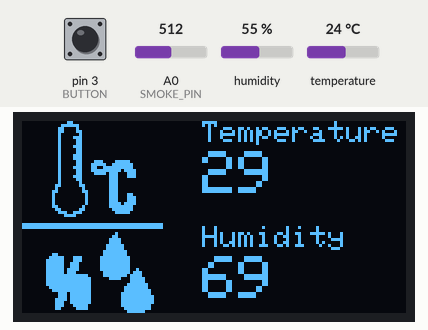
Recording of a sketch running on a simulated Arduino Uno, built with avr-gcc and run on an emulated ATmega328P. On the bench: 128×64 one-colour display. The inputs (shaded band) are chosen by the test bench; at power-on: pin 3 (BUTTON) HIGH, A0 (SMOKE_PIN) = 512, humidity 55 %, temperature 24 °C. Random numbers use the default seed unless the sketch sets one; what the sketch prints to the serial monitor is not drawn.

Above: at 3.2 s.
3.3 s: pin 3 (BUTTON) pulled LOW for 0.7 s
At 5.1 s:
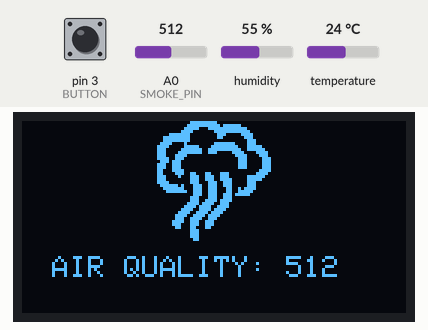
5.5 s: A0 (SMOKE_PIN) set to 716
At 5.9 s:
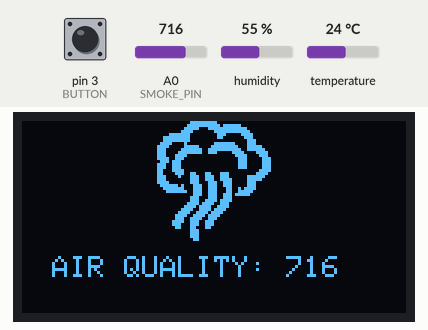
7.0 s: pin 3 (BUTTON) pulled LOW for 1 s
At 7.7 s:
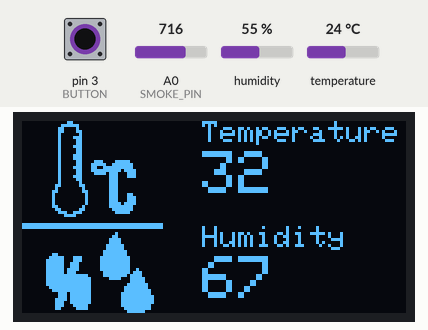
9.5 s: A0 (SMOKE_PIN) set to 900
At 10.3 s:
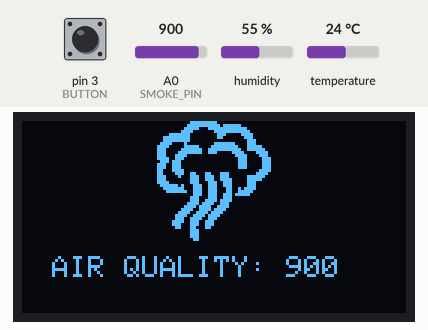
11.0 s: A0 (SMOKE_PIN) set to 0
At 12.1 s:
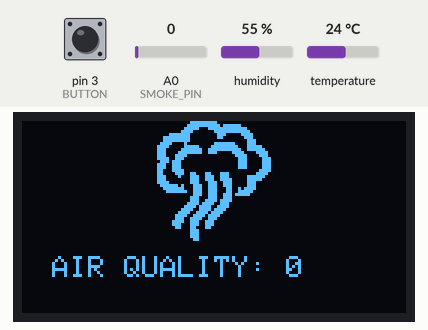
Timing chart, 0 to 13.7 s (numbered marks = the images above; inputs shaded):
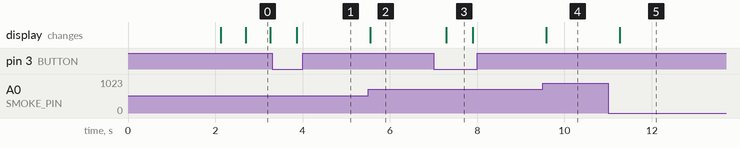

The sketch:

air_qauliity_monitor.ino
```cpp
#include <SoftwareSerial.h>
#include <Wire.h>
#include <Adafruit_GFX.h>
#include <Adafruit_SSD1306.h>
#include <dht.h>

dht DHT;

#define DHT11_PIN     2

SoftwareSerial Bluetooth(5, 4);

unsigned long prevTime = 0;
unsigned long BT_interval = 1500;

String BT_data;

#define SCREEN_WIDTH 128 // OLED display width, in pixels
#define SCREEN_HEIGHT 64 // OLED display height, in pixels
#define OLED_RESET     -1 // Reset pin # (or -1 if sharing Arduino reset pin)
#define SCREEN_ADDRESS 0x3C ///< See datasheet for Address; 0x3D for 128x64, 0x3C for 128x32
Adafruit_SSD1306 display(SCREEN_WIDTH, SCREEN_HEIGHT, &Wire, OLED_RESET);

#define BUTTON 3

#define SMOKE_PIN A0

int sensorRead;
int t;
int h;

int page = 0;

const unsigned char myBitmap [] PROGMEM = {
  0x00, 0x01, 0x80, 0x00, 0x00, 0x00, 0x00, 0x00, 0x00, 0x00, 0x00, 0x00, 0x00, 0x00, 0x00, 0x00,
  0x00, 0x07, 0xe0, 0x00, 0x00, 0x00, 0x00, 0x00, 0x00, 0x00, 0x00, 0x00, 0x00, 0x00, 0x00, 0x00,
  0x00, 0x0c, 0x20, 0x00, 0x00, 0x00, 0x00, 0x00, 0x00, 0x00, 0x00, 0x00, 0x00, 0x00, 0x00, 0x00,
  0x00, 0x0c, 0x30, 0x00, 0x00, 0x00, 0x00, 0x00, 0x00, 0x00, 0x00, 0x00, 0x00, 0x00, 0x00, 0x00,
  0x00, 0x08, 0x10, 0x00, 0x00, 0x00, 0x00, 0x00, 0x00, 0x00, 0x00, 0x00, 0x00, 0x00, 0x00, 0x00,
  0x00, 0x08, 0x70, 0x00, 0x00, 0x00, 0x00, 0x00, 0x00, 0x00, 0x00, 0x00, 0x00, 0x00, 0x00, 0x00,
  0x00, 0x08, 0x30, 0x00, 0x00, 0x00, 0x00, 0x00, 0x00, 0x00, 0x00, 0x00, 0x00, 0x00, 0x00, 0x00,
  0x00, 0x08, 0x30, 0x00, 0x00, 0x00, 0x00, 0x00, 0x00, 0x00, 0x00, 0x00, 0x00, 0x00, 0x00, 0x00,
  0x00, 0x08, 0x70, 0x00, 0x00, 0x00, 0x00, 0x00, 0x00, 0x00, 0x00, 0x00, 0x00, 0x00, 0x00, 0x00,
  0x00, 0x08, 0x30, 0x00, 0x00, 0x00, 0x00, 0x00, 0x00, 0x00, 0x00, 0x00, 0x00, 0x00, 0x00, 0x00,
  0x00, 0x08, 0x30, 0x00, 0x00, 0x00, 0x00, 0x00, 0x00, 0x00, 0x00, 0x00, 0x00, 0x00, 0x00, 0x00,
  0x00, 0x08, 0x70, 0x00, 0x00, 0x00, 0x00, 0x00, 0x00, 0x00, 0x00, 0x00, 0x00, 0x00, 0x00, 0x00,
  0x00, 0x08, 0x70, 0x00, 0x00, 0x00, 0x00, 0x00, 0x00, 0x00, 0x00, 0x00, 0x00, 0x00, 0x00, 0x00,
  0x00, 0x08, 0x30, 0xe1, 0xf0, 0x00, 0x00, 0x00, 0x00, 0x00, 0x00, 0x00, 0x00, 0x00, 0x00, 0x00,
  0x00, 0x08, 0x31, 0xf3, 0xf8, 0x00, 0x00, 0x00, 0x00, 0x00, 0x00, 0x00, 0x00, 0x00, 0x00, 0x00,
  0x00, 0x08, 0x71, 0x9f, 0xf8, 0x00, 0x00, 0x00, 0x00, 0x00, 0x00, 0x00, 0x00, 0x00, 0x00, 0x00,
  0x00, 0x08, 0x31, 0xff, 0xbc, 0x00, 0x00, 0x00, 0x00, 0x00, 0x00, 0x00, 0x00, 0x00, 0x00, 0x00,
  0x00, 0x08, 0x30, 0xf7, 0x1c, 0x00, 0x00, 0x00, 0x00, 0x00, 0x00, 0x00, 0x00, 0x00, 0x00, 0x00,
  0x00, 0x08, 0x70, 0x07, 0x1c, 0x00, 0x00, 0x00, 0x00, 0x00, 0x00, 0x00, 0x00, 0x00, 0x00, 0x00,
  0x00, 0x08, 0x30, 0x07, 0x00, 0x00, 0x00, 0x00, 0x00, 0x00, 0x00, 0x00, 0x00, 0x00, 0x00, 0x00,
  0x00, 0x08, 0x10, 0x07, 0x00, 0x00, 0x00, 0x00, 0x00, 0x00, 0x00, 0x00, 0x00, 0x00, 0x00, 0x00,
  0x00, 0x18, 0x18, 0x07, 0x00, 0x00, 0x00, 0x00, 0x00, 0x00, 0x00, 0x00, 0x00, 0x00, 0x00, 0x00,
  0x00, 0x10, 0x08, 0x07, 0x00, 0x00, 0x00, 0x00, 0x00, 0x00, 0x00, 0x00, 0x00, 0x00, 0x00, 0x00,
  0x00, 0x30, 0x0c, 0x07, 0x00, 0x00, 0x00, 0x00, 0x00, 0x00, 0x00, 0x00, 0x00, 0x00, 0x00, 0x00,
  0x00, 0x20, 0x04, 0x07, 0x18, 0x00, 0x00, 0x00, 0x00, 0x00, 0x00, 0x00, 0x00, 0x00, 0x00, 0x00,
  0x00, 0x20, 0x04, 0x07, 0x1c, 0x00, 0x00, 0x00, 0x00, 0x00, 0x00, 0x00, 0x00, 0x00, 0x00, 0x00,
  0x00, 0x20, 0x04, 0x07, 0x1c, 0x00, 0x00, 0x00, 0x00, 0x00, 0x00, 0x00, 0x00, 0x00, 0x00, 0x00,
  0x00, 0x20, 0x04, 0x07, 0xbc, 0x00, 0x00, 0x00, 0x00, 0x00, 0x00, 0x00, 0x00, 0x00, 0x00, 0x00,
  0x00, 0x30, 0x08, 0x07, 0xf8, 0x00, 0x00, 0x00, 0x00, 0x00, 0x00, 0x00, 0x00, 0x00, 0x00, 0x00,
  0x00, 0x18, 0x18, 0x03, 0xf8, 0x00, 0x00, 0x00, 0x00, 0x00, 0x00, 0x00, 0x00, 0x00, 0x00, 0x00,
  0x00, 0x0e, 0x70, 0x01, 0xf0, 0x00, 0x00, 0x00, 0x00, 0x00, 0x00, 0x00, 0x00, 0x00, 0x00, 0x00,
  0x00, 0x03, 0xc0, 0x00, 0x00, 0x00, 0x00, 0x00, 0x00, 0x00, 0x00, 0x00, 0x00, 0x00, 0x00, 0x00,
  0x00, 0x00, 0x00, 0x00, 0x00, 0x00, 0x00, 0x00, 0x00, 0x00, 0x00, 0x00, 0x00, 0x00, 0x00, 0x00,
  0x00, 0x00, 0x00, 0x00, 0x00, 0x00, 0x00, 0x00, 0x00, 0x00, 0x00, 0x00, 0x00, 0x00, 0x00, 0x00,
  0xff, 0xff, 0xff, 0xff, 0xff, 0xfe, 0x00, 0x00, 0x00, 0x00, 0x00, 0x00, 0x00, 0x00, 0x00, 0x00,
  0xff, 0xff, 0xff, 0xff, 0xff, 0xfe, 0x00, 0x00, 0x00, 0x00, 0x00, 0x00, 0x00, 0x00, 0x00, 0x00,
  0x00, 0x00, 0x00, 0x00, 0x00, 0x00, 0x00, 0x00, 0x00, 0x00, 0x00, 0x00, 0x00, 0x00, 0x00, 0x00,
  0x00, 0x00, 0x00, 0x01, 0x00, 0x00, 0x00, 0x00, 0x00, 0x00, 0x00, 0x00, 0x00, 0x00, 0x00, 0x00,
  0x00, 0x00, 0x00, 0x03, 0x00, 0x00, 0x00, 0x00, 0x00, 0x00, 0x00, 0x00, 0x00, 0x00, 0x00, 0x00,
  0x00, 0x00, 0x00, 0x07, 0x80, 0x00, 0x00, 0x00, 0x00, 0x00, 0x00, 0x00, 0x00, 0x00, 0x00, 0x00,
  0x00, 0x00, 0x00, 0x07, 0x80, 0x00, 0x00, 0x00, 0x00, 0x00, 0x00, 0x00, 0x00, 0x00, 0x00, 0x00,
  0x00, 0x00, 0x00, 0x0f, 0xc0, 0x00, 0x00, 0x00, 0x00, 0x00, 0x00, 0x00, 0x00, 0x00, 0x00, 0x00,
  0x00, 0x00, 0x00, 0x0f, 0xc0, 0x00, 0x00, 0x00, 0x00, 0x00, 0x00, 0x00, 0x00, 0x00, 0x00, 0x00,
  0x00, 0x00, 0x00, 0x1f, 0xe0, 0x00, 0x00, 0x00, 0x00, 0x00, 0x00, 0x00, 0x00, 0x00, 0x00, 0x00,
  0x00, 0x30, 0x00, 0x1f, 0xe0, 0x00, 0x00, 0x00, 0x00, 0x00, 0x00, 0x00, 0x00, 0x00, 0x00, 0x00,
  0x00, 0x7c, 0x70, 0x3f, 0xf0, 0x00, 0x00, 0x00, 0x00, 0x00, 0x00, 0x00, 0x00, 0x00, 0x00, 0x00,
  0x00, 0xfc, 0x70, 0x3f, 0xf0, 0x00, 0x00, 0x00, 0x00, 0x00, 0x00, 0x00, 0x00, 0x00, 0x00, 0x00,
  0x00, 0xfc, 0xe0, 0x3f, 0xf0, 0x00, 0x00, 0x00, 0x00, 0x00, 0x00, 0x00, 0x00, 0x00, 0x00, 0x00,
  0x00, 0xfc, 0xe0, 0x3f, 0xf0, 0x00, 0x00, 0x00, 0x00, 0x00, 0x00, 0x00, 0x00, 0x00, 0x00, 0x00,
  0x00, 0xfd, 0xe0, 0x3f, 0xf2, 0x00, 0x00, 0x00, 0x00, 0x00, 0x00, 0x00, 0x00, 0x00, 0x00, 0x00,
  0x00, 0xfd, 0xc0, 0x1f, 0xf7, 0x00, 0x00, 0x00, 0x00, 0x00, 0x00, 0x00, 0x00, 0x00, 0x00, 0x00,
  0x00, 0xff, 0xfc, 0x1f, 0xef, 0x00, 0x00, 0x00, 0x00, 0x00, 0x00, 0x00, 0x00, 0x00, 0x00, 0x00,
  0x00, 0xff, 0xfe, 0x07, 0x8f, 0x80, 0x00, 0x00, 0x00, 0x00, 0x00, 0x00, 0x00, 0x00, 0x00, 0x00,
  0x00, 0xff, 0xfe, 0x00, 0x0f, 0x80, 0x00, 0x00, 0x00, 0x00, 0x00, 0x00, 0x00, 0x00, 0x00, 0x00,
  0x00, 0xff, 0xfe, 0x00, 0x1f, 0xc0, 0x00, 0x00, 0x00, 0x00, 0x00, 0x00, 0x00, 0x00, 0x00, 0x00,
  0x00, 0x7f, 0xfe, 0x00, 0x3f, 0xc0, 0x00, 0x00, 0x00, 0x00, 0x00, 0x00, 0x00, 0x00, 0x00, 0x00,
  0x00, 0x3f, 0xfe, 0x00, 0x3f, 0xe0, 0x00, 0x00, 0x00, 0x00, 0x00, 0x00, 0x00, 0x00, 0x00, 0x00,
  0x00, 0x0e, 0xfe, 0x00, 0x7f, 0xe0, 0x00, 0x00, 0x00, 0x00, 0x00, 0x00, 0x00, 0x00, 0x00, 0x00,
  0x00, 0x0e, 0xfe, 0x00, 0x7f, 0xf0, 0x00, 0x00, 0x00, 0x00, 0x00, 0x00, 0x00, 0x00, 0x00, 0x00,
  0x00, 0x1e, 0xfe, 0x00, 0x7f, 0xf0, 0x00, 0x00, 0x00, 0x00, 0x00, 0x00, 0x00, 0x00, 0x00, 0x00,
  0x00, 0x1c, 0xfe, 0x00, 0x7f, 0xf0, 0x00, 0x00, 0x00, 0x00, 0x00, 0x00, 0x00, 0x00, 0x00, 0x00,
  0x00, 0x1c, 0x7c, 0x00, 0x7f, 0xe0, 0x00, 0x00, 0x00, 0x00, 0x00, 0x00, 0x00, 0x00, 0x00, 0x00,
  0x00, 0x18, 0x3c, 0x00, 0x3f, 0xe0, 0x00, 0x00, 0x00, 0x00, 0x00, 0x00, 0x00, 0x00, 0x00, 0x00,
  0x00, 0x00, 0x00, 0x00, 0x1f, 0x80, 0x00, 0x00, 0x00, 0x00, 0x00, 0x00, 0x00, 0x00, 0x00, 0x00
};

// 'pngwing', 128x40px
const unsigned char splash [] PROGMEM = {
  0x00, 0x00, 0x00, 0x00, 0x00, 0x00, 0x00, 0x00, 0x00, 0x00, 0x00, 0x00, 0x00, 0x00, 0x00, 0x00,
  0x00, 0x00, 0x00, 0x00, 0x00, 0x00, 0x00, 0x00, 0x00, 0x00, 0x00, 0x00, 0x00, 0x00, 0x00, 0x00,
  0x00, 0x00, 0x00, 0x00, 0x00, 0x00, 0x00, 0x00, 0x00, 0x00, 0x00, 0x00, 0x00, 0x00, 0x00, 0x00,
  0x00, 0x00, 0x00, 0x00, 0x00, 0x00, 0x00, 0x07, 0xf0, 0x00, 0x00, 0x00, 0x00, 0x00, 0x00, 0x00,
  0x00, 0x00, 0x00, 0x00, 0x00, 0x00, 0x00, 0x1f, 0xf8, 0x00, 0x00, 0x00, 0x00, 0x00, 0x00, 0x00,
  0x00, 0x00, 0x00, 0x00, 0x00, 0x00, 0x00, 0x3f, 0xfc, 0x00, 0x00, 0x00, 0x00, 0x00, 0x00, 0x00,
  0x00, 0x00, 0x00, 0x00, 0x00, 0x00, 0x00, 0xfe, 0x7f, 0x00, 0x00, 0x00, 0x00, 0x00, 0x00, 0x00,
  0x00, 0x00, 0x00, 0x00, 0x00, 0x00, 0x01, 0xfc, 0x3f, 0x80, 0x00, 0x00, 0x00, 0x00, 0x00, 0x00,
  0x00, 0x00, 0x00, 0x00, 0x00, 0x00, 0x03, 0xf8, 0x0f, 0xc0, 0x00, 0x00, 0x00, 0x00, 0x00, 0x00,
  0x00, 0x00, 0x00, 0x00, 0x00, 0x00, 0x0f, 0xe0, 0x07, 0xf0, 0x00, 0x00, 0x00, 0x00, 0x00, 0x00,
  0x00, 0x00, 0x00, 0x00, 0x00, 0x00, 0x1f, 0xc0, 0x01, 0xf8, 0x00, 0x00, 0x00, 0x00, 0x00, 0x00,
  0x00, 0x00, 0x00, 0x00, 0x00, 0x00, 0x3f, 0x80, 0x00, 0xfc, 0x00, 0x00, 0x00, 0x00, 0x00, 0x00,
  0x00, 0x00, 0x00, 0x00, 0x00, 0x00, 0xfe, 0x00, 0x00, 0x7f, 0x00, 0x00, 0x00, 0x00, 0x00, 0x00,
  0x00, 0x00, 0x00, 0x00, 0x00, 0x01, 0xf8, 0x00, 0x00, 0x1f, 0x80, 0x00, 0x00, 0x00, 0x00, 0x00,
  0x00, 0x00, 0x00, 0x00, 0x00, 0x03, 0xf0, 0x3c, 0x07, 0x0f, 0xc0, 0x00, 0x00, 0x00, 0x00, 0x00,
  0x00, 0x00, 0x00, 0x00, 0x00, 0x07, 0xc0, 0xff, 0x87, 0x03, 0xe0, 0x00, 0x00, 0x00, 0x00, 0x00,
  0x00, 0x00, 0x00, 0x00, 0x00, 0x07, 0x80, 0xff, 0xff, 0x01, 0xe0, 0x00, 0x00, 0x00, 0x00, 0x00,
  0x00, 0x00, 0x00, 0x00, 0x00, 0x03, 0x00, 0xe7, 0xff, 0x00, 0xc0, 0x00, 0x00, 0x00, 0x00, 0x00,
  0x00, 0x00, 0x00, 0x00, 0x00, 0x00, 0x78, 0xe1, 0xfe, 0x1e, 0x00, 0x00, 0x00, 0x00, 0x00, 0x00,
  0x00, 0x00, 0x00, 0x00, 0x00, 0x00, 0x78, 0x00, 0x00, 0x1e, 0x00, 0x00, 0x00, 0x00, 0x00, 0x00,
  0x00, 0x00, 0x00, 0x00, 0x00, 0x00, 0x78, 0x00, 0x07, 0x1e, 0x00, 0x00, 0x00, 0x00, 0x00, 0x00,
  0x00, 0x00, 0x00, 0x00, 0x00, 0x00, 0x78, 0xff, 0x07, 0x1e, 0x00, 0x00, 0x00, 0x00, 0x00, 0x00,
  0x00, 0x00, 0x00, 0x00, 0x00, 0x00, 0x78, 0xff, 0xff, 0x1e, 0x00, 0x00, 0x00, 0x00, 0x00, 0x00,
  0x00, 0x00, 0x00, 0x00, 0x00, 0x00, 0x78, 0xff, 0xff, 0x1e, 0x00, 0x00, 0x00, 0x00, 0x00, 0x00,
  0x00, 0x00, 0x00, 0x00, 0x00, 0x00, 0x78, 0xe1, 0xfe, 0x1e, 0x00, 0x00, 0x00, 0x00, 0x00, 0x00,
  0x00, 0x00, 0x00, 0x00, 0x00, 0x00, 0x78, 0xe0, 0x13, 0x1e, 0x00, 0x00, 0x00, 0x00, 0x00, 0x00,
  0x00, 0x00, 0x00, 0x00, 0x00, 0x00, 0x78, 0x3e, 0x07, 0x1e, 0x00, 0x00, 0x00, 0x00, 0x00, 0x00,
  0x00, 0x00, 0x00, 0x00, 0x00, 0x00, 0x78, 0xff, 0x87, 0x1e, 0x00, 0x00, 0x00, 0x00, 0x00, 0x00,
  0x00, 0x00, 0x00, 0x00, 0x00, 0x00, 0x78, 0xff, 0xff, 0x1e, 0x00, 0x00, 0x00, 0x00, 0x00, 0x00,
  0x00, 0x00, 0x00, 0x00, 0x00, 0x00, 0x78, 0xe3, 0xff, 0x1e, 0x00, 0x00, 0x00, 0x00, 0x00, 0x00,
  0x00, 0x00, 0x00, 0x00, 0x00, 0x00, 0x78, 0xe0, 0xfe, 0x1e, 0x00, 0x00, 0x00, 0x00, 0x00, 0x00,
  0x00, 0x00, 0x00, 0x00, 0x00, 0x00, 0x78, 0x00, 0x00, 0x1e, 0x00, 0x00, 0x00, 0x00, 0x00, 0x00,
  0x00, 0x00, 0x00, 0x00, 0x00, 0x00, 0x78, 0x00, 0x00, 0x1e, 0x00, 0x00, 0x00, 0x00, 0x00, 0x00,
  0x00, 0x00, 0x00, 0x00, 0x00, 0x00, 0x78, 0x00, 0x00, 0x1e, 0x00, 0x00, 0x00, 0x00, 0x00, 0x00,
  0x00, 0x00, 0x00, 0x00, 0x00, 0x00, 0x7f, 0xff, 0xff, 0xfe, 0x00, 0x00, 0x00, 0x00, 0x00, 0x00,
  0x00, 0x00, 0x00, 0x00, 0x00, 0x00, 0x3f, 0xff, 0xff, 0xfc, 0x00, 0x00, 0x00, 0x00, 0x00, 0x00,
  0x00, 0x00, 0x00, 0x00, 0x00, 0x00, 0x1f, 0xff, 0xff, 0xf8, 0x00, 0x00, 0x00, 0x00, 0x00, 0x00,
  0x00, 0x00, 0x00, 0x00, 0x00, 0x00, 0x00, 0x00, 0x00, 0x00, 0x00, 0x00, 0x00, 0x00, 0x00, 0x00,
  0x00, 0x00, 0x00, 0x00, 0x00, 0x00, 0x00, 0x00, 0x00, 0x00, 0x00, 0x00, 0x00, 0x00, 0x00, 0x00,
  0x00, 0x00, 0x00, 0x00, 0x00, 0x00, 0x00, 0x00, 0x00, 0x00, 0x00, 0x00, 0x00, 0x00, 0x00, 0x00
};

// 'smoke-icon', 128x40px
const unsigned char smoke_icon [] PROGMEM = {
  0x00, 0x00, 0x00, 0x00, 0x00, 0x00, 0x00, 0xff, 0x80, 0x00, 0x00, 0x00, 0x00, 0x00, 0x00, 0x00,
  0x00, 0x00, 0x00, 0x00, 0x00, 0x00, 0x01, 0xff, 0xdf, 0x80, 0x00, 0x00, 0x00, 0x00, 0x00, 0x00,
  0x00, 0x00, 0x00, 0x00, 0x00, 0x00, 0x03, 0xe3, 0xff, 0xe0, 0x00, 0x00, 0x00, 0x00, 0x00, 0x00,
  0x00, 0x00, 0x00, 0x00, 0x00, 0x00, 0x07, 0x80, 0xff, 0xf0, 0x00, 0x00, 0x00, 0x00, 0x00, 0x00,
  0x00, 0x00, 0x00, 0x00, 0x00, 0x00, 0x7f, 0x00, 0x70, 0x78, 0x00, 0x00, 0x00, 0x00, 0x00, 0x00,
  0x00, 0x00, 0x00, 0x00, 0x00, 0x01, 0xff, 0x00, 0x60, 0x38, 0x00, 0x00, 0x00, 0x00, 0x00, 0x00,
  0x00, 0x00, 0x00, 0x00, 0x00, 0x01, 0xff, 0x00, 0x00, 0x1c, 0x00, 0x00, 0x00, 0x00, 0x00, 0x00,
  0x00, 0x00, 0x00, 0x00, 0x00, 0x03, 0xc2, 0x00, 0xfe, 0x1c, 0x00, 0x00, 0x00, 0x00, 0x00, 0x00,
  0x00, 0x00, 0x00, 0x00, 0x00, 0x07, 0x83, 0xe1, 0xff, 0x1f, 0x00, 0x00, 0x00, 0x00, 0x00, 0x00,
  0x00, 0x00, 0x00, 0x00, 0x00, 0x07, 0x07, 0xf3, 0xff, 0x9f, 0x80, 0x00, 0x00, 0x00, 0x00, 0x00,
  0x00, 0x00, 0x00, 0x00, 0x00, 0x07, 0x0f, 0xf3, 0x83, 0xc3, 0xc0, 0x00, 0x00, 0x00, 0x00, 0x00,
  0x00, 0x00, 0x00, 0x00, 0x00, 0x07, 0x1e, 0x00, 0x01, 0xe1, 0xc0, 0x00, 0x00, 0x00, 0x00, 0x00,
  0x00, 0x00, 0x00, 0x00, 0x00, 0x07, 0x9c, 0x00, 0x00, 0xe0, 0xe0, 0x00, 0x00, 0x00, 0x00, 0x00,
  0x00, 0x00, 0x00, 0x00, 0x00, 0x03, 0xb8, 0x00, 0x00, 0xe0, 0xe0, 0x00, 0x00, 0x00, 0x00, 0x00,
  0x00, 0x00, 0x00, 0x00, 0x00, 0x07, 0x38, 0x00, 0x00, 0xe0, 0xe0, 0x00, 0x00, 0x00, 0x00, 0x00,
  0x00, 0x00, 0x00, 0x00, 0x00, 0x07, 0x38, 0x00, 0x00, 0xe0, 0xe0, 0x00, 0x00, 0x00, 0x00, 0x00,
  0x00, 0x00, 0x00, 0x00, 0x00, 0x06, 0x3c, 0x00, 0x00, 0x01, 0xe0, 0x00, 0x00, 0x00, 0x00, 0x00,
  0x00, 0x00, 0x00, 0x00, 0x00, 0x06, 0x1c, 0xc6, 0x38, 0x03, 0xc0, 0x00, 0x00, 0x00, 0x00, 0x00,
  0x00, 0x00, 0x00, 0x00, 0x00, 0x07, 0x08, 0xe7, 0x38, 0x1f, 0x80, 0x00, 0x00, 0x00, 0x00, 0x00,
  0x00, 0x00, 0x00, 0x00, 0x00, 0x07, 0x00, 0xe7, 0x3c, 0x1f, 0x00, 0x00, 0x00, 0x00, 0x00, 0x00,
  0x00, 0x00, 0x00, 0x00, 0x00, 0x07, 0x80, 0xe3, 0x9c, 0x1c, 0x00, 0x00, 0x00, 0x00, 0x00, 0x00,
  0x00, 0x00, 0x00, 0x00, 0x00, 0x03, 0xf4, 0x73, 0x9c, 0x1c, 0x00, 0x00, 0x00, 0x00, 0x00, 0x00,
  0x00, 0x00, 0x00, 0x00, 0x00, 0x01, 0xfc, 0x73, 0x8c, 0xbc, 0x00, 0x00, 0x00, 0x00, 0x00, 0x00,
  0x00, 0x00, 0x00, 0x00, 0x00, 0x00, 0xfe, 0x73, 0x8c, 0xf8, 0x00, 0x00, 0x00, 0x00, 0x00, 0x00,
  0x00, 0x00, 0x00, 0x00, 0x00, 0x00, 0x00, 0x73, 0x9d, 0xf0, 0x00, 0x00, 0x00, 0x00, 0x00, 0x00,
  0x00, 0x00, 0x00, 0x00, 0x00, 0x00, 0x00, 0xe3, 0x9c, 0x00, 0x00, 0x00, 0x00, 0x00, 0x00, 0x00,
  0x00, 0x00, 0x00, 0x00, 0x00, 0x00, 0x00, 0xe7, 0xbc, 0x00, 0x00, 0x00, 0x00, 0x00, 0x00, 0x00,
  0x00, 0x00, 0x00, 0x00, 0x00, 0x00, 0x01, 0xef, 0x38, 0x00, 0x00, 0x00, 0x00, 0x00, 0x00, 0x00,
  0x00, 0x00, 0x00, 0x00, 0x00, 0x00, 0x03, 0xde, 0x78, 0x00, 0x00, 0x00, 0x00, 0x00, 0x00, 0x00,
  0x00, 0x00, 0x00, 0x00, 0x00, 0x00, 0x07, 0x9e, 0xf0, 0x00, 0x00, 0x00, 0x00, 0x00, 0x00, 0x00,
  0x00, 0x00, 0x00, 0x00, 0x00, 0x00, 0x0f, 0x3d, 0xe0, 0x00, 0x00, 0x00, 0x00, 0x00, 0x00, 0x00,
  0x00, 0x00, 0x00, 0x00, 0x00, 0x00, 0x1e, 0x7b, 0xc0, 0x00, 0x00, 0x00, 0x00, 0x00, 0x00, 0x00,
  0x00, 0x00, 0x00, 0x00, 0x00, 0x00, 0x1c, 0xf3, 0x80, 0x00, 0x00, 0x00, 0x00, 0x00, 0x00, 0x00,
  0x00, 0x00, 0x00, 0x00, 0x00, 0x00, 0x3c, 0xe7, 0x00, 0x00, 0x00, 0x00, 0x00, 0x00, 0x00, 0x00,
  0x00, 0x00, 0x00, 0x00, 0x00, 0x00, 0x38, 0xe7, 0x00, 0x00, 0x00, 0x00, 0x00, 0x00, 0x00, 0x00,
  0x00, 0x00, 0x00, 0x00, 0x00, 0x00, 0x18, 0xc6, 0x00, 0x00, 0x00, 0x00, 0x00, 0x00, 0x00, 0x00,
  0x00, 0x00, 0x00, 0x00, 0x00, 0x00, 0x00, 0xe0, 0x00, 0x00, 0x00, 0x00, 0x00, 0x00, 0x00, 0x00,
  0x00, 0x00, 0x00, 0x00, 0x00, 0x00, 0x00, 0xe0, 0x00, 0x00, 0x00, 0x00, 0x00, 0x00, 0x00, 0x00,
  0x00, 0x00, 0x00, 0x00, 0x00, 0x00, 0x00, 0xe0, 0x00, 0x00, 0x00, 0x00, 0x00, 0x00, 0x00, 0x00,
  0x00, 0x00, 0x00, 0x00, 0x00, 0x00, 0x00, 0x60, 0x00, 0x00, 0x00, 0x00, 0x00, 0x00, 0x00, 0x00
};

void handleDisplay(){
  //clear display
  display.clearDisplay();

  switch (page){
    case 0:
      // display temperature and humidity
      display.setTextSize(1);
      display.setTextColor(WHITE);
      display.setCursor(60, 0);
      display.print(F("Temperature "));
      display.setTextSize(2);
      display.setCursor(60, 10);
      display.print(t);

      // display humidity
      display.setTextSize(1);
      display.setCursor(60, 35);
      display.print(F("Humidity "));
      display.setTextSize(2);
      display.setCursor(60, 45);
      display.print(h);

      // display the temp. & Humidity icoms
      display.drawBitmap(0, 0, myBitmap, 128, 64, WHITE);
      break;

    case 1:
      // display the smoke icon
      display.drawBitmap(0, 0, smoke_icon, 128, 40, WHITE);

      display.setTextSize(1);
      display.setTextColor(WHITE);
      display.setCursor(10, 45);
      display.print(F("AIR QUALITY: "));
      display.print(sensorRead);

      break;
  }

  display.display();

}

void setup() {
  Serial.begin(9600);

  Bluetooth.begin(9600);

  pinMode(SMOKE_PIN, INPUT);

  Serial.println(F("AIR Quality Monitoring System"));

  // SSD1306_SWITCHCAPVCC = generate display voltage from 3.3V internally
  if(!display.begin(SSD1306_SWITCHCAPVCC, SCREEN_ADDRESS)) {
    Serial.println(F("SSD1306 allocation failed"));
    for(;;); // Don't proceed, loop forever
  }

  pinMode(BUTTON, INPUT_PULLUP);

  // Splash Screen
  display.clearDisplay();
  display.drawBitmap(0, 0, splash, 128, 45, WHITE);
  display.setTextSize(1);
  display.setTextColor(WHITE);
  display.setCursor(10, 41);
  display.print(F("AIR QUALITY MONITOR"));
  display.display();
  delay(2000);

}

void loop() {
  // Read the sesnor
  int chk = DHT.read11(DHT11_PIN);

  switch (chk)
  {
    case DHTLIB_OK:
    Serial.print("OK,\t");
    break;
    case DHTLIB_ERROR_CHECKSUM:
    Serial.print("Checksum error,\t");
    break;
    case DHTLIB_ERROR_TIMEOUT:
    Serial.print("Time out error,\t");
    break;
    case DHTLIB_ERROR_CONNECT:
        Serial.print("Connect error,\t");
        break;
    case DHTLIB_ERROR_ACK_L:
        Serial.print("Ack Low error,\t");
        break;
    case DHTLIB_ERROR_ACK_H:
        Serial.print("Ack High error,\t");
        break;
    default:
    Serial.print("Unknown error,\t");
    break;
  }
  // DISPLAY DATA
  t = 28 + (rand() % 10);
  h = 65 + (rand() % 10);

  Serial.print(t);
  Serial.print(",\t");
  Serial.println(h);

  sensorRead = analogRead(SMOKE_PIN);
  Serial.print(F("Smoke sensor: "));
  Serial.println(sensorRead);

  if(digitalRead(BUTTON) == LOW){
    page += 1;
    delay(50);
    if (page > 1) page = 0;
  }

  handleDisplay();

  // BT_data = String(DHT.temperature, 1) + "," + String(DHT.humidity, 1) + "," + "0";
  BT_data = String(t) + "," + String(h) + "," + "0";

  if(millis() - prevTime >= BT_interval){
    // send data over bluetooth
    Bluetooth.println(BT_data);
    Serial.println(BT_data);
    prevTime = millis();
  }
  delay(500);

}
```

Measured:
- after the input at 5.5 s, the display: changes after 0.05 s (image 2)
- after the input at 7.0 s, the display: changes after 0.29 s (image 3)
- after the input at 9.5 s, the display: changes after 0.09 s (image 4)
- after the input at 11.0 s, the display: changes after 0.27 s (image 5)
- what the display in image 0 shows lasts 0.6 s, from 2.7 s to 3.3 s
